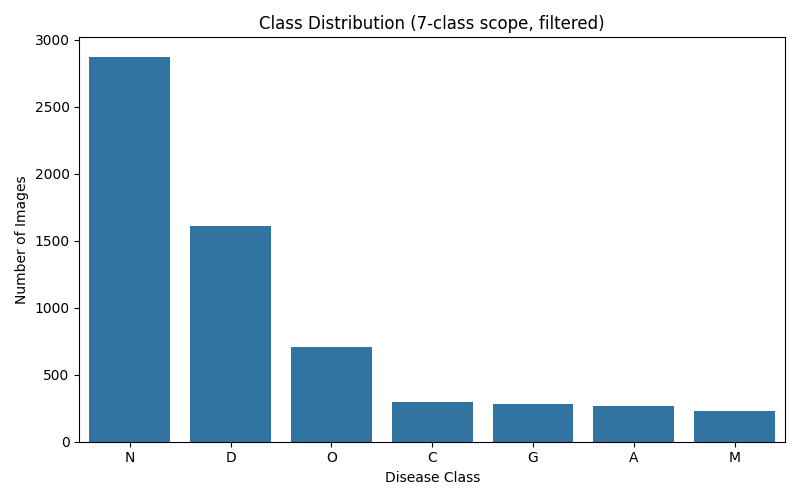

The script that saved this image:
import pandas as pd
import ast

df = pd.read_csv("data/raw/full_df.csv")

# Parse the 'target' column into a real list
df["target_parsed"] = df["target"].apply(ast.literal_eval)

# Full original order, as defined by the CSV header - never change this list
ALL_CLASSES = ["N", "D", "G", "C", "A", "H", "M", "O"]
for i, name in enumerate(ALL_CLASSES):
    df[f"label_{name}"] = df["target_parsed"].apply(lambda x: x[i])

# Scope decision (Chapter 2, Phase 2.2): exclude H
TARGET_CLASSES = ["N", "D", "O", "C", "G", "A", "M"]

class_counts = df[[f"label_{n}" for n in TARGET_CLASSES]].sum()
class_counts.index = TARGET_CLASSES

print("Class distribution (7-class scope, H excluded):")
print(class_counts.sort_values(ascending=False))

# Check: how many rows have zero labels across our in-scope classes?
# (e.g., patients whose only condition was the excluded H)
zero_label_rows = (df[[f"label_{n}" for n in TARGET_CLASSES]].sum(axis=1) == 0).sum()
print(f"\nRows with zero in-scope labels (likely H-only patients): {zero_label_rows}")


df_filtered = df[df[[f"label_{n}" for n in TARGET_CLASSES]].sum(axis=1) > 0].copy()

print(f"\nOriginal row count: {len(df)}")
print(f"Filtered row count (H-only patients dropped): {len(df_filtered)}")
print(f"Rows dropped: {len(df) - len(df_filtered)}")


import matplotlib.pyplot as plt
import seaborn as sns
import numpy as np

# --- Plot 1: Class distribution bar chart ---
final_counts = df_filtered[[f"label_{n}" for n in TARGET_CLASSES]].sum()
final_counts.index = TARGET_CLASSES
final_counts = final_counts.sort_values(ascending=False)

plt.figure(figsize=(8, 5))
sns.barplot(x=final_counts.index, y=final_counts.values)
plt.title("Class Distribution (7-class scope, filtered)")
plt.xlabel("Disease Class")
plt.ylabel("Number of Images")
plt.tight_layout()
plt.savefig("eda/class_distribution.png")
plt.close()
print("\nSaved: eda/class_distribution.png")

# --- Plot 2: Co-occurrence matrix ---
label_matrix = df_filtered[[f"label_{n}" for n in TARGET_CLASSES]].values  # shape: (rows, 7)
cooc = label_matrix.T @ label_matrix  # matrix multiply: counts how often each pair is BOTH 1
np.fill_diagonal(cooc, 0)  # zero out self-co-occurrence (meaningless)

plt.figure(figsize=(7, 6))
sns.heatmap(cooc, annot=True, fmt="d", xticklabels=TARGET_CLASSES, yticklabels=TARGET_CLASSES, cmap="Blues")
plt.title("Disease Co-occurrence Matrix")
plt.tight_layout()
plt.savefig("eda/cooccurrence_matrix.png")
plt.close()
print("Saved: eda/cooccurrence_matrix.png")


all_label_cols = [f"label_{n}" for n in ALL_CLASSES]
labels_per_row = df[all_label_cols].sum(axis=1)

print("\n--- Diagnostic: labels per row (full 8-class, unfiltered) ---")
print(labels_per_row.value_counts().sort_index())
